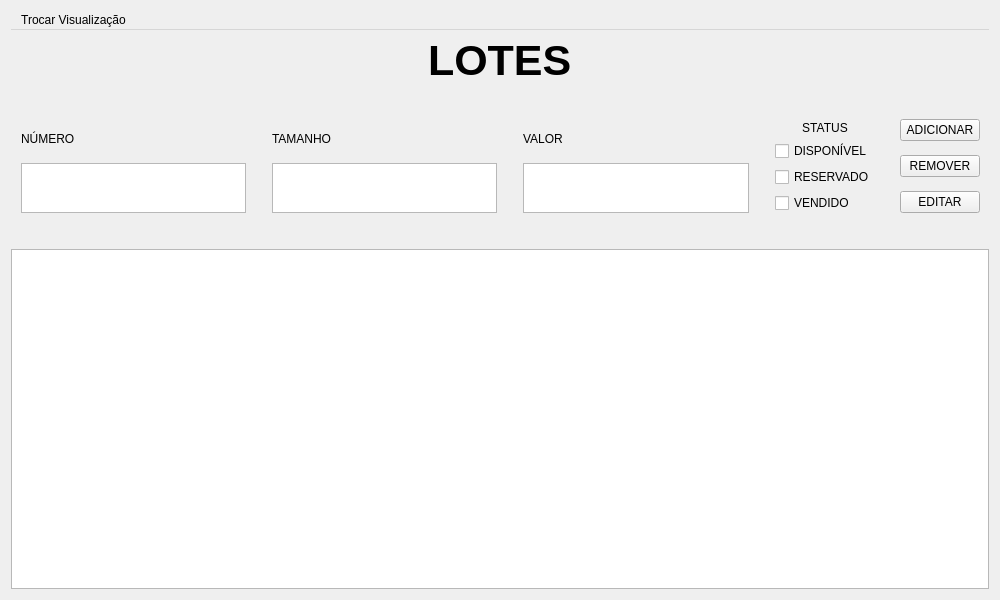
<?xml version="1.0" encoding="UTF-8"?>
<ui version="4.0">
 <class>lotes_ui</class>
 <widget class="QWidget" name="lotes_ui">
  <property name="geometry">
   <rect>
    <x>0</x>
    <y>0</y>
    <width>1000</width>
    <height>600</height>
   </rect>
  </property>
  <property name="windowTitle">
   <string>MainWindow</string>
  </property>
  <layout class="QVBoxLayout" name="verticalLayout_2">
   <item>
    <widget class="QMenuBar" name="menuBar">
     <widget class="QMenu" name="menuMENU">
      <property name="title">
       <string>Trocar Visualização</string>
      </property>
      <addaction name="actionLotes_Lotes"/>
      <addaction name="actionClientes_Lotes"/>
      <addaction name="actionVendedores_Lotes"/>
      <addaction name="actionVendas_Lotes"/>
     </widget>
     <addaction name="menuMENU"/>
    </widget>
   </item>
   <item>
    <layout class="QVBoxLayout" name="verticalLayout">
     <item>
      <layout class="QVBoxLayout" name="verticalLayout_4" stretch="0,0">
       <property name="spacing">
        <number>6</number>
       </property>
       <item>
        <layout class="QHBoxLayout" name="Menu_Title">
         <item>
          <spacer name="horizontalSpacer_4">
           <property name="orientation">
            <enum>Qt::Horizontal</enum>
           </property>
           <property name="sizeHint" stdset="0">
            <size>
             <width>40</width>
             <height>20</height>
            </size>
           </property>
          </spacer>
         </item>
         <item>
          <widget class="QLabel" name="label">
           <property name="sizePolicy">
            <sizepolicy hsizetype="Fixed" vsizetype="Fixed">
             <horstretch>0</horstretch>
             <verstretch>0</verstretch>
            </sizepolicy>
           </property>
           <property name="font">
            <font>
             <pointsize>32</pointsize>
             <bold>true</bold>
            </font>
           </property>
           <property name="text">
            <string>LOTES</string>
           </property>
          </widget>
         </item>
         <item>
          <spacer name="horizontalSpacer">
           <property name="orientation">
            <enum>Qt::Horizontal</enum>
           </property>
           <property name="sizeHint" stdset="0">
            <size>
             <width>40</width>
             <height>20</height>
            </size>
           </property>
          </spacer>
         </item>
        </layout>
       </item>
       <item>
        <layout class="QVBoxLayout" name="APP" stretch="1,6">
         <item>
          <layout class="QHBoxLayout" name="FORM">
           <property name="spacing">
            <number>6</number>
           </property>
           <property name="topMargin">
            <number>20</number>
           </property>
           <property name="rightMargin">
            <number>0</number>
           </property>
           <property name="bottomMargin">
            <number>20</number>
           </property>
           <item>
            <layout class="QVBoxLayout" name="number_layout">
             <property name="leftMargin">
              <number>10</number>
             </property>
             <property name="topMargin">
              <number>10</number>
             </property>
             <property name="rightMargin">
              <number>10</number>
             </property>
             <property name="bottomMargin">
              <number>10</number>
             </property>
             <item>
              <widget class="QLabel" name="number_label">
               <property name="text">
                <string>NÚMERO</string>
               </property>
              </widget>
             </item>
             <item>
              <widget class="QPlainTextEdit" name="number_form">
               <property name="maximumSize">
                <size>
                 <width>16777215</width>
                 <height>50</height>
                </size>
               </property>
               <property name="tabChangesFocus">
                <bool>true</bool>
               </property>
              </widget>
             </item>
            </layout>
           </item>
           <item>
            <layout class="QVBoxLayout" name="size_layout">
             <property name="leftMargin">
              <number>10</number>
             </property>
             <property name="topMargin">
              <number>10</number>
             </property>
             <property name="rightMargin">
              <number>10</number>
             </property>
             <property name="bottomMargin">
              <number>10</number>
             </property>
             <item>
              <widget class="QLabel" name="size_label">
               <property name="text">
                <string>TAMANHO</string>
               </property>
               <property name="alignment">
                <set>Qt::AlignLeading|Qt::AlignLeft|Qt::AlignVCenter</set>
               </property>
              </widget>
             </item>
             <item>
              <widget class="QPlainTextEdit" name="size_form">
               <property name="maximumSize">
                <size>
                 <width>16777215</width>
                 <height>50</height>
                </size>
               </property>
               <property name="tabChangesFocus">
                <bool>true</bool>
               </property>
              </widget>
             </item>
            </layout>
           </item>
           <item>
            <layout class="QVBoxLayout" name="value_layout">
             <property name="leftMargin">
              <number>10</number>
             </property>
             <property name="topMargin">
              <number>10</number>
             </property>
             <property name="rightMargin">
              <number>10</number>
             </property>
             <property name="bottomMargin">
              <number>10</number>
             </property>
             <item>
              <widget class="QLabel" name="value_label">
               <property name="text">
                <string>VALOR</string>
               </property>
              </widget>
             </item>
             <item>
              <widget class="QPlainTextEdit" name="value_form">
               <property name="maximumSize">
                <size>
                 <width>16777215</width>
                 <height>50</height>
                </size>
               </property>
               <property name="tabChangesFocus">
                <bool>true</bool>
               </property>
              </widget>
             </item>
            </layout>
           </item>
           <item>
            <layout class="QVBoxLayout" name="status_layout">
             <property name="leftMargin">
              <number>10</number>
             </property>
             <property name="topMargin">
              <number>10</number>
             </property>
             <property name="rightMargin">
              <number>10</number>
             </property>
             <property name="bottomMargin">
              <number>10</number>
             </property>
             <item>
              <widget class="QLabel" name="status_label">
               <property name="text">
                <string>STATUS</string>
               </property>
               <property name="alignment">
                <set>Qt::AlignCenter</set>
               </property>
              </widget>
             </item>
             <item>
              <layout class="QVBoxLayout" name="checkboxes">
               <item>
                <widget class="QCheckBox" name="available_box">
                 <property name="text">
                  <string>DISPONÍVEL</string>
                 </property>
                 <property name="checked">
                  <bool>false</bool>
                 </property>
                </widget>
               </item>
               <item>
                <widget class="QCheckBox" name="reserved_box">
                 <property name="text">
                  <string>RESERVADO</string>
                 </property>
                </widget>
               </item>
               <item>
                <widget class="QCheckBox" name="sold_box">
                 <property name="text">
                  <string>VENDIDO</string>
                 </property>
                </widget>
               </item>
              </layout>
             </item>
            </layout>
           </item>
           <item>
            <spacer name="horizontalSpacer_2">
             <property name="orientation">
              <enum>Qt::Horizontal</enum>
             </property>
             <property name="sizeHint" stdset="0">
              <size>
               <width>40</width>
               <height>20</height>
              </size>
             </property>
            </spacer>
           </item>
           <item>
            <layout class="QVBoxLayout" name="btns_layout">
             <property name="leftMargin">
              <number>0</number>
             </property>
             <item>
              <widget class="QPushButton" name="add_btn">
               <property name="text">
                <string>ADICIONAR</string>
               </property>
              </widget>
             </item>
             <item>
              <widget class="QPushButton" name="rm_btn">
               <property name="text">
                <string>REMOVER</string>
               </property>
              </widget>
             </item>
             <item>
              <widget class="QPushButton" name="edit_btn">
               <property name="text">
                <string>EDITAR</string>
               </property>
              </widget>
             </item>
            </layout>
           </item>
           <item>
            <spacer name="horizontalSpacer_3">
             <property name="orientation">
              <enum>Qt::Horizontal</enum>
             </property>
             <property name="sizeHint" stdset="0">
              <size>
               <width>40</width>
               <height>20</height>
              </size>
             </property>
            </spacer>
           </item>
          </layout>
         </item>
         <item>
          <widget class="QListWidget" name="ListWidget"/>
         </item>
        </layout>
       </item>
      </layout>
     </item>
    </layout>
   </item>
  </layout>
  <action name="actionLotes_Lotes">
   <property name="checkable">
    <bool>false</bool>
   </property>
   <property name="text">
    <string>Lotes</string>
   </property>
  </action>
  <action name="actionClientes_Lotes">
   <property name="checkable">
    <bool>false</bool>
   </property>
   <property name="text">
    <string>Clientes</string>
   </property>
  </action>
  <action name="actionVendas_Lotes">
   <property name="checkable">
    <bool>false</bool>
   </property>
   <property name="text">
    <string>Vendas</string>
   </property>
  </action>
  <action name="actionVendedores_Lotes">
   <property name="text">
    <string>Vendedores</string>
   </property>
  </action>
 </widget>
 <resources/>
 <connections/>
</ui>
